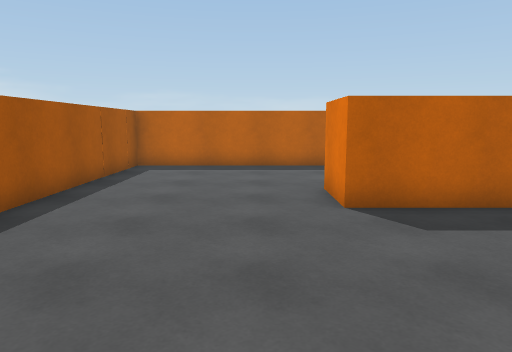
View 1 (above)

23 first-person views from a walk through a scene from a Unity 3-D project. The camera is 1.5 m above the floor, tilts 8° down and sees 70° across. The floor is counted in squares, 1 m on a side. Each view is taken from the middle of a square. On the plan, view 1 faces up. The plan holds only what a view shows up to about 16 squares ahead; the rest is blank. The place goes on beyond the plan. The player character is not drawn.

View 2
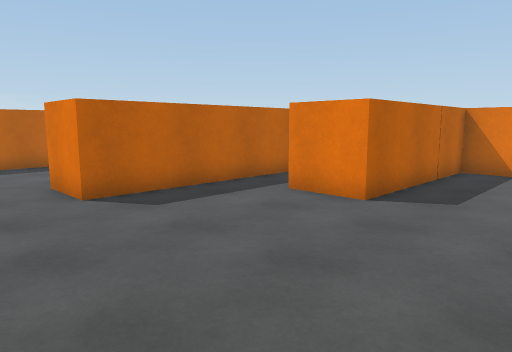

View 3
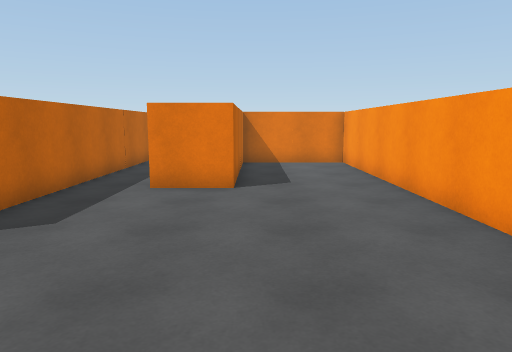

View 4
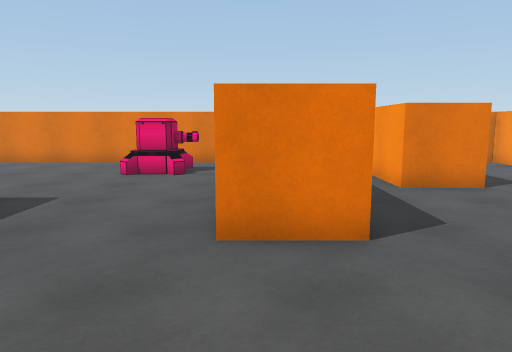

View 5
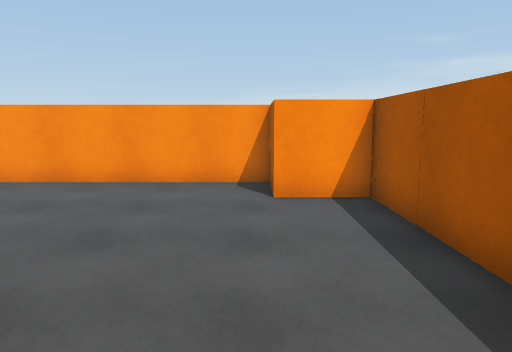

View 6
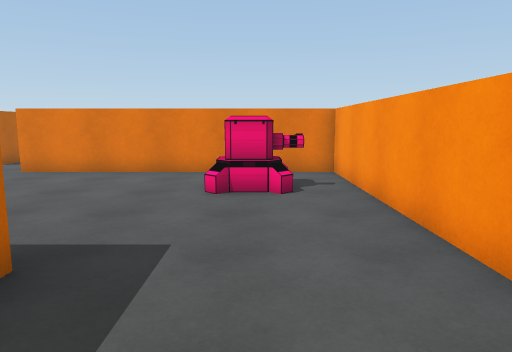

View 7
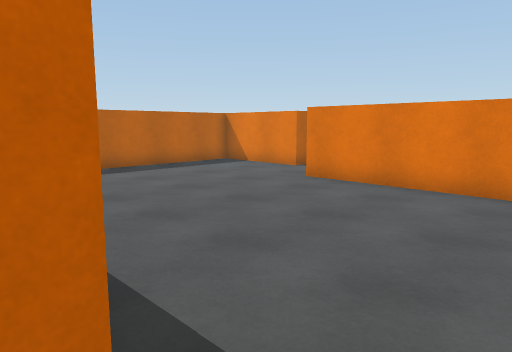

View 8
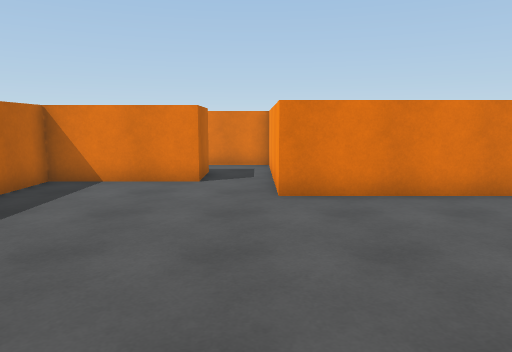

View 9
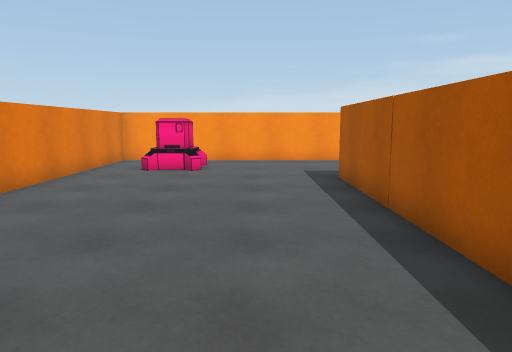

View 10
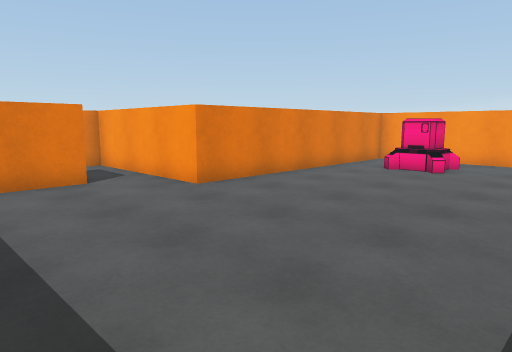

View 11
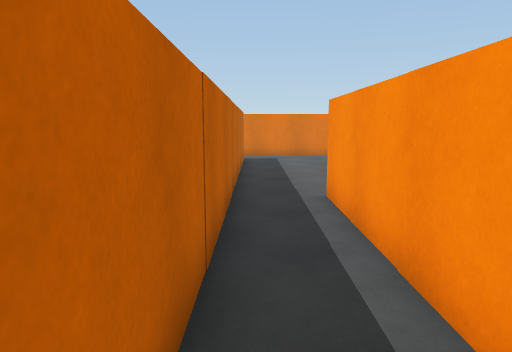

View 12
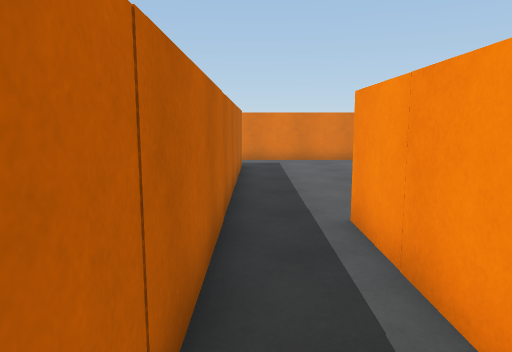

View 13
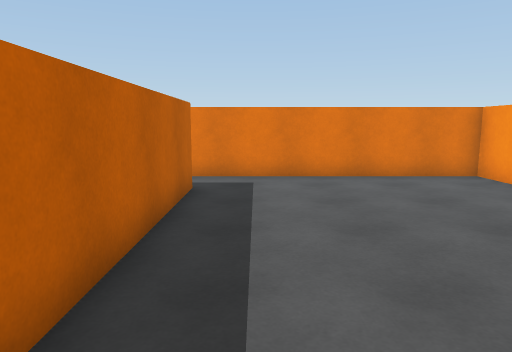

View 14
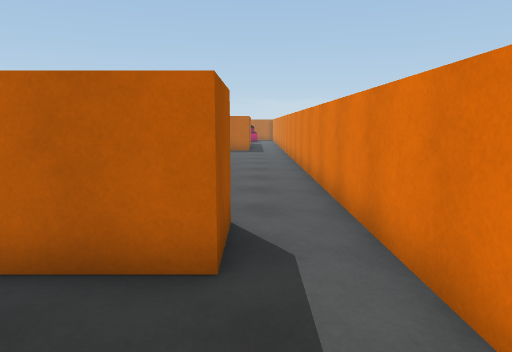

View 15
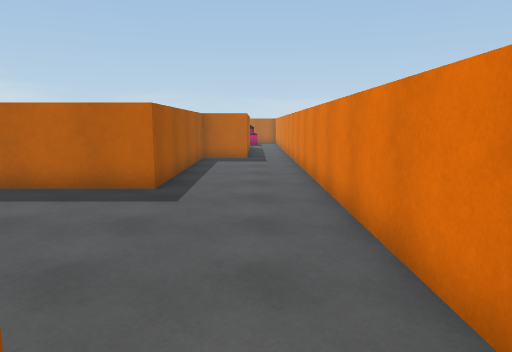

View 16
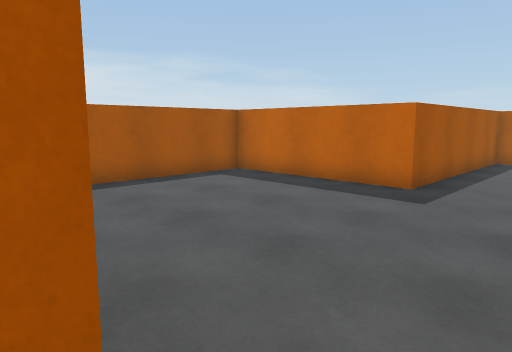

View 17
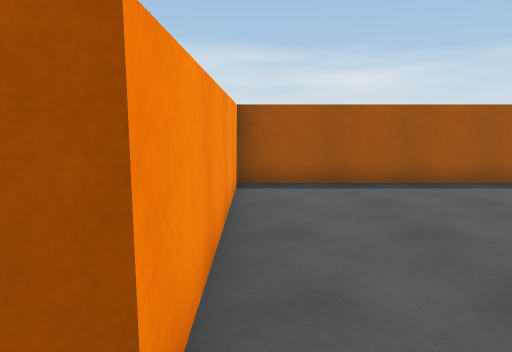

View 18
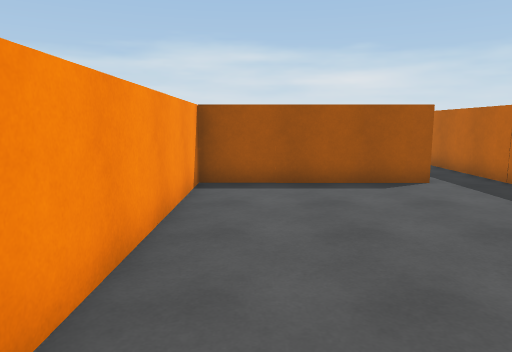

View 19
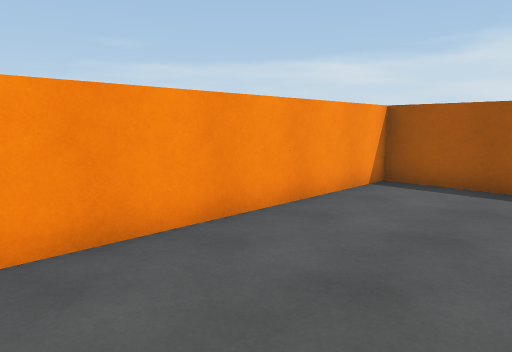

View 20
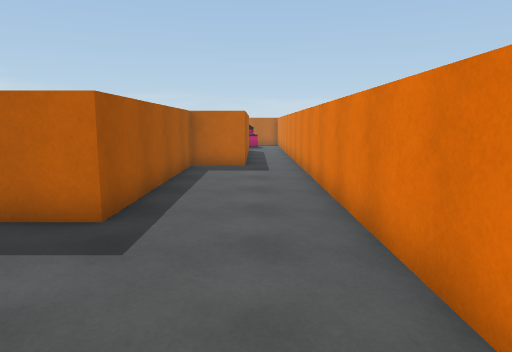

View 21
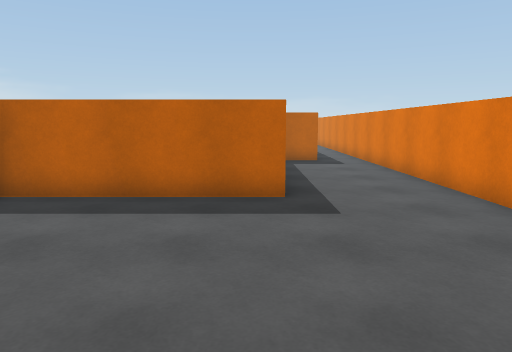

View 22
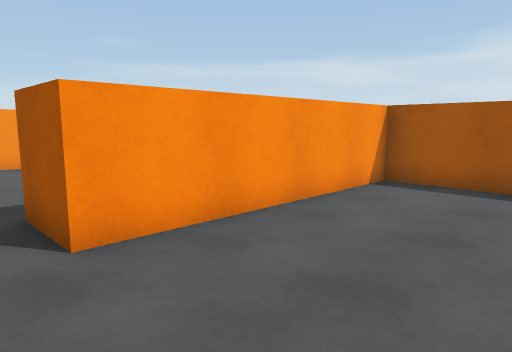

View 23
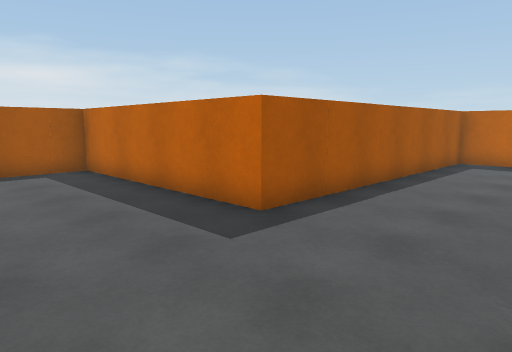

### Floor plan
Points are (right, up) in squares from view 1. A wall is a line through its corners. A room is listed if a view was taken in it or the views show most of it. See-through windows are left out.
Room 1 (views 1, 2, 3, 4, 5, 6, 7, 8, 9, 10, 11, 12, 13, 14, 15, 16, 18, 19, 23)
walls: (9.6, 6.5) (1.6, 6.5) (1.6, 8.6); (11.6, 8.5) (11.6, 18.5) (17.6, 18.5) (17.6, 20.9); (2.4, 8.5) (9.5, 8.5); (3.6, 15.5) (3.6, 13.5) (-4.4, 13.5) (-4.4, 12.5); (13.5, -1.5) (23.6, -1.5) (23.6, 8.5); (-4.4, 10.5) (-4.4, 2.6); (21.6, 8.5) (21.6, 6.5) (13.5, 6.5); (-2.5, -1.5) (11.8, -1.5); (3.6, 24.5) (3.6, 17.5)
ways out: opening at (22.5, 7.5) to room 2
objects: other object (-6, -1) to (-5, 0); other object (-6, 1) to (-5, 2); other object (-6, 11) to (-5, 12); other object (-4, -1) to (-2, 0); other object (2, 16) to (3, 17); other object (6, 3) to (8, 4); other object (8, 10) to (9, 12); other object (9, 3) to (9, 4); other object (10, 3) to (12, 4); other object (10, 7) to (11, 8); other object (12, -1) to (13, 1); other object (12, 2) to (13, 2); other object (12, 7) to (13, 8); other object (13, 3) to (13, 4); other object (14, 21) to (15, 22); other object (14, 23) to (15, 24)
Room 2 (views 17, 20, 21, 22)
walls: (23.6, 8.5) (23.6, 24.5); (20.1, 24.5) (19.6, 24.5) (19.6, 16.5) (13.6, 16.5) (13.6, 8.5) (21.6, 8.5)
ways out: opening at (22.5, 7.5) to room 1

Positions as (right, up) in squares from view 1, and headings:
1: (0, 0), facing up
2: (-1, -1), facing up-right
3: (-3, 2), facing right
4: (-3, 8), facing right
5: (-2, 8), facing down
6: (0, 11), facing right
7: (3, 12), facing up-right
8: (4, 19), facing right
9: (6, 24), facing down
10: (4, 24), facing down-right
11: (6, 6), facing right
12: (8, 6), facing right
13: (13, 5), facing right
14: (22, 3), facing up
15: (22, 8), facing up
16: (23, 8), facing up-left
17: (23, 9), facing left
18: (23, 0), facing left
19: (23, 3), facing down-left
20: (22, 11), facing up
21: (19, 9), facing up
22: (23, 13), facing down-left
23: (8, 9), facing up-left
